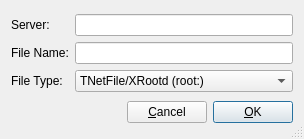
<ui version="4.0" stdsetdef="1" >
  <author></author>
  <comment></comment>
  <exportmacro></exportmacro>
  <class>TGo4OpenRemoteDialog</class>
  <widget class="QDialog" name="TGo4OpenRemoteDialog" >
    <property name="geometry" >
      <rect>
        <x>0</x>
        <y>0</y>
        <width>304</width>
        <height>139</height>
      </rect>
    </property>
    <property name="windowTitle" >
      <string>Open remote root file:</string>
    </property>
    <property name="sizeGripEnabled" >
      <bool>true</bool>
    </property>
    <layout class="QGridLayout" >
      <item row="0" column="0" >
        <layout class="QHBoxLayout" >
          <item>
            <layout class="QVBoxLayout" >
              <item>
                <widget class="QLabel" name="ServerLabel" >
                  <property name="text" >
                    <string>Server:</string>
                  </property>
                  <property name="wordWrap" >
                    <bool>false</bool>
                  </property>
                </widget>
              </item>
              <item>
                <widget class="QLabel" name="NameLabel" >
                  <property name="text" >
                    <string>File Name:</string>
                  </property>
                  <property name="wordWrap" >
                    <bool>false</bool>
                  </property>
                </widget>
              </item>
              <item>
                <widget class="QLabel" name="TypeLabel" >
                  <property name="text" >
                    <string>File Type:</string>
                  </property>
                  <property name="wordWrap" >
                    <bool>false</bool>
                  </property>
                </widget>
              </item>
            </layout>
          </item>
          <item>
            <layout class="QVBoxLayout" >
              <item>
                <widget class="QLineEdit" name="ServerEdit" >
                  <property name="toolTip" stdset="0" >
                    <string>Remote server node name</string>
                  </property>
                </widget>
              </item>
              <item>
                <widget class="QLineEdit" name="FileNameEdit" >
                  <property name="toolTip" stdset="0" >
                    <string>Filename without url to remote server</string>
                  </property>
                </widget>
              </item>
              <item>
                <widget class="QComboBox" name="TypeSelectorBox" >
                  <property name="toolTip" stdset="0" >
                    <string>Type of remote connection</string>
                  </property>
                  <item>
                    <property name="text" >
                      <string>TNetFile/XRootd (root:)</string>
                    </property>
                  </item>
                  <item>
                    <property name="text" >
                      <string>RFIO (rfio:)</string>
                    </property>
                  </item>
                  <item>
                    <property name="text" >
                      <string>WebFile (http:)</string>
                    </property>
                  </item>
                  <item>
                    <property name="text" >
                      <string>Local file</string>
                    </property>
                  </item>
                </widget>
              </item>
            </layout>
          </item>
        </layout>
      </item>
      <item row="1" column="0" >
        <layout class="QHBoxLayout" >
          <item>
            <spacer name="spacer35" >
              <property name="sizeHint" >
                <size>
                  <width>191</width>
                  <height>20</height>
                </size>
              </property>
              <property name="sizeType" >
                <enum>QSizePolicy::Expanding</enum>
              </property>
              <property name="orientation" >
                <enum>Qt::Horizontal</enum>
              </property>
            </spacer>
          </item>
          <item>
            <widget class="QPushButton" name="buttonCancel" >
              <property name="text" >
                <string>&amp;Cancel</string>
              </property>
              <property name="shortcut" >
                <string/>
              </property>
              <property name="autoDefault" >
                <bool>true</bool>
              </property>
            </widget>
          </item>
          <item>
            <widget class="QPushButton" name="buttonOk" >
              <property name="text" >
                <string>&amp;OK</string>
              </property>
              <property name="shortcut" >
                <string/>
              </property>
              <property name="autoDefault" >
                <bool>true</bool>
              </property>
              <property name="default" >
                <bool>true</bool>
              </property>
            </widget>
          </item>
        </layout>
      </item>
    </layout>
  </widget>
  <layoutdefault spacing="6" margin="11" />
  <connections>
    <connection>
      <sender>buttonOk</sender>
      <signal>clicked()</signal>
      <receiver>TGo4OpenRemoteDialog</receiver>
      <slot>accept()</slot>
    </connection>
    <connection>
      <sender>buttonCancel</sender>
      <signal>clicked()</signal>
      <receiver>TGo4OpenRemoteDialog</receiver>
      <slot>reject()</slot>
    </connection>
    <connection>
      <sender>TypeSelectorBox</sender>
      <signal>activated(QString)</signal>
      <receiver>TGo4OpenRemoteDialog</receiver>
      <slot>TypeSelectorBox_activated(QString)</slot>
    </connection>
    <connection>
      <sender>ServerEdit</sender>
      <signal>textChanged(QString)</signal>
      <receiver>TGo4OpenRemoteDialog</receiver>
      <slot>ServerEdit_textChanged(QString)</slot>
    </connection>
    <connection>
      <sender>FileNameEdit</sender>
      <signal>textChanged(QString)</signal>
      <receiver>TGo4OpenRemoteDialog</receiver>
      <slot>FileNameEdit_textChanged(QString)</slot>
    </connection>
  </connections>
</ui>
